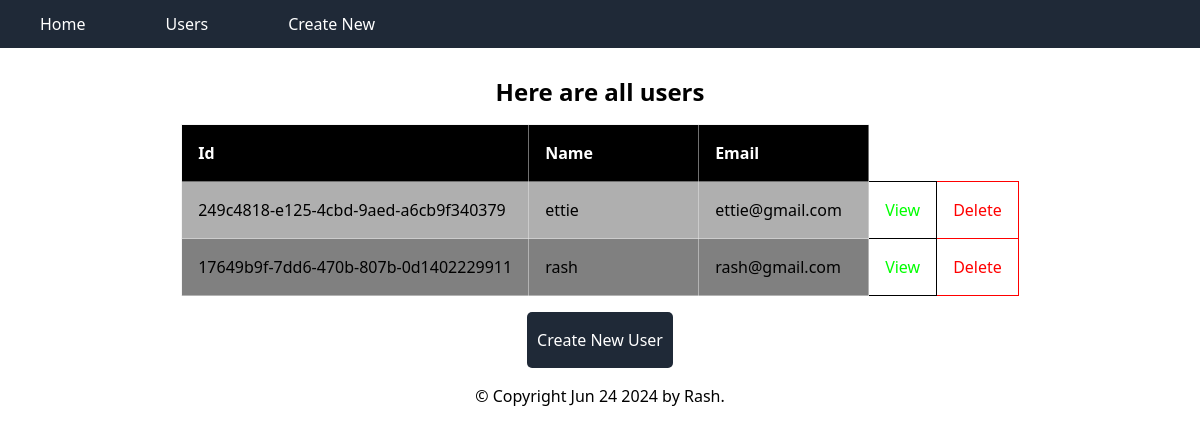
The app's page /users/, older data.
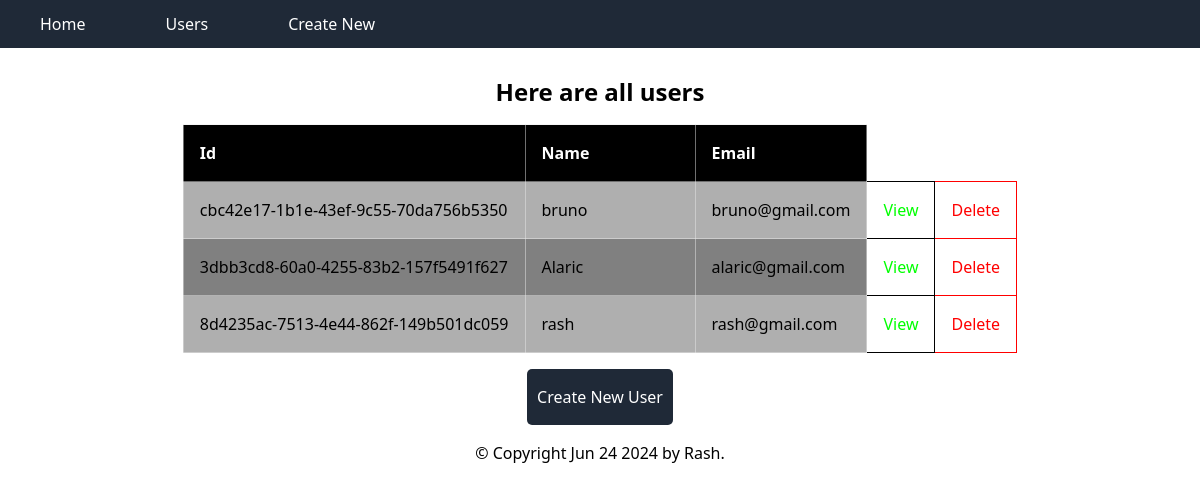
The same page, newer data.
### app/models/user.py (models this page shows, shortened)
class UserModel(db.Model):
  id = db.Column(db.String, primary_key=True)
  name = db.Column(db.String, nullable=False)
  email = db.Column(db.String, unique=True, nullable=False)
  def getKeys(this):
    return ["Id", "Name", "Email"]

### app/blueprints/users.py (the view)
@user_bp.route("/") # default methods +=>  methods=["GET"]
def get_all_users():
  users = UserModel.query.all()
  return render_template(f"{template_dir}/all.html", users=users)

### app/templates/users/all.html (shortened to what this page needs)
{% extends "base.html" %}
{% block content %}
  <h1 class="text-2xl font-semibold my-4">
    Here are all users
  </h1>
  <table>
    <tr>
      {%for column in (users[0].getKeys() if (users[0]) else ["ID", "NAME", "EMAIL",]) %}
      <th>
        {{ column }}
      </th>
      {% endfor %}
    </tr>
    {% for user in users %}
    <tr>
      <td> {{ user.id }}</td>
      <td>{{user.name}}</td>
      <td>{{ user.email }}</td>
      <td class="view-user" data-userId="{{ user.id }}">
        View
      </td>
      <td class="delete-user" data-userId="{{ user.id }}">
        Delete
      </td>
    </tr>
    {%endfor %}
  </table>
  <a
    href="/users/create"
    class="text-white bg-gray-800 p-[1rem_10px] rounded-[5px] my-4"
  >
    Create New User
  </a>
{% endblock %}

### app/templates/base.html (shortened to what this page needs)
<!DOCTYPE html>
<html lang="en">
<head>
    <script src="https://cdn.tailwindcss.com"></script>
</head>
<body class="min-h-screen flex flex-col items-center justify-start">
  <nav class="w-full max-w-[1400px] flex items-center justify-center mx-auto bg-gray-800 text-white mb-3">
    <div class="w-full flex items-center justify-start">
        <a href="/" class="px-6 py-3 mx-4">Home</a>
        <a href="/users/" class="px-6 py-3 mx-4">Users</a>
        <a href="/users/create/" class="px-6 py-3 mx-4">Create New</a>
    </div>
  </nav>
    <div id="content" class="w-full flex flex-col items-center justify-start">
      {% block content %}{% endblock %}
    </div>
    <div id="footer">
        {% block footer %}
        &copy; Copyright Jun 24 2024 by <a href="https://github.com/rashjredmund" target="_blank">Rash</a>.
        {% endblock %}
    </div>
</body>
</html>

Row changes from the older to the newer data that the page shows:
removed UserModel: id "249c4818-e125-4cbd-9aed-a6cb9f340379", name "ettie", email "ettie@gmail.com"
removed UserModel: id "17649b9f-7dd6-470b-807b-0d1402229911", name "rash", email "rash@gmail.com"
added UserModel: id "cbc42e17-1b1e-43ef-9c55-70da756b5350", name "bruno", email "bruno@gmail.com"
added UserModel: id "3dbb3cd8-60a0-4255-83b2-157f5491f627", name "Alaric", email "alaric@gmail.com"
added UserModel: id "8d4235ac-7513-4e44-862f-149b501dc059", name "rash", email "rash@gmail.com"
